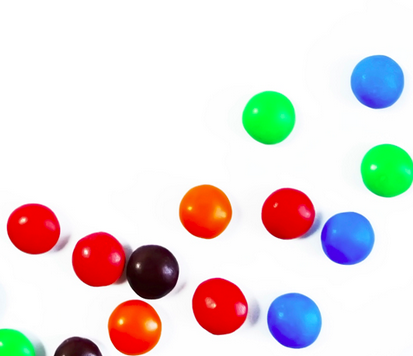
#> input picture data/smarties.png, 413 x 356 px
$ jupyter execute 10_morphological_transformations.ipynb
#> lines starting #> are read from the running program, lines starting #| are printed output that depends on the picture; after the words box and inside, x2 and y2 are one past the last pixel; in counts of white or black regions, pixels touching at a corner belong together
Morphological transformations are a set of operations commonly used in image processing for modifying the structure of elements in an image. These operations are based on the shape or morphology of the features in an image rather than the numerical pixel values.

1.Erosion: This operation shrinks the boundaries of foreground objects in an image, effectively removing small white noises, detaching two connected objects, and breaking down bridges between the objects.<br>
2.Dilation: Dilation is the opposite of erosion. It enlarges the boundaries of foreground objects in an image, effectively joining broken parts of an object and increasing the object area.<br>
3.Opening: Opening is a combination of erosion followed by dilation. It is useful for removing noise from the foreground of an image while preserving the overall shape and size of the objects.<br>
4.Closing: Closing is a combination of dilation followed by erosion. It is useful for closing small holes in the foreground objects or for connecting objects that are almost touching.<br>
5.Morphological Gradient: This operation computes the difference between dilation and erosion of an image. It is useful for extracting the outline of objects.<br>
6.Top Hat: Top hat is the difference between the input image and its opening. It is useful for enhancing bright regions on dark backgrounds.<br>
7.Black Hat: Black hat is the difference between the closing of the input image and the input image itself. It is useful for enhancing dark regions on bright backgrounds.<br>

[cell 1]
import cv2
import numpy as np
from matplotlib import pyplot as plt

[cell 2]
img=cv2.imread("data/smarties.png",cv2.IMREAD_GRAYSCALE)
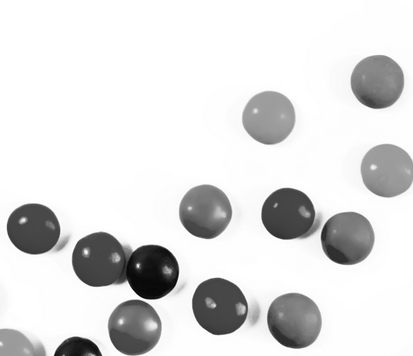
#> img: shape (356, 413); min 4, max 255, mean 222.6
_,th1=cv2.threshold(img,220,255,cv2.THRESH_BINARY_INV)
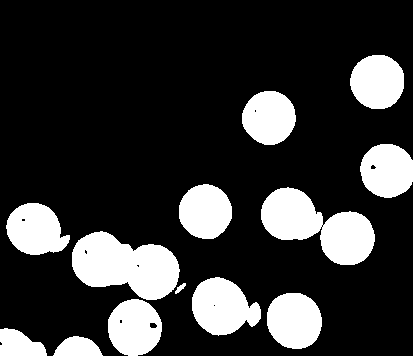
#> th1: shape (356, 413); 20.9% white; 13 white regions, largest, box (x1, y1, x2, y2) and area: (72, 231, 180, 300) 4953, (261, 187, 375, 265) 4823, (192, 277, 261, 336) 2806

title=["image","mask"]
images=[img,th1]
for i in range(2):
    plt.subplot(1,2,i+1),plt.imshow(images[i],'gray')
    plt.title(title[i])
    plt.xticks([]),plt.yticks([])
plt.show()
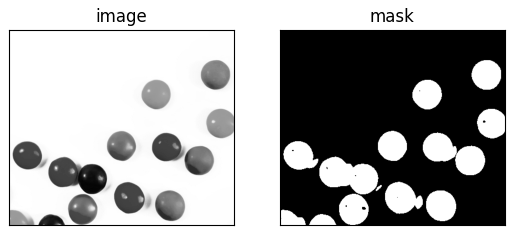
#> figure drawn by matplotlib, 2 panels

#### removing black dots

### dialation

[cell 3]
img=cv2.imread("data/smarties.png",cv2.IMREAD_GRAYSCALE)
_,th1=cv2.threshold(img,220,255,cv2.THRESH_BINARY_INV)
kernal=np.ones((2,2),np.uint8)
dil=cv2.dilate(th1,kernal,iterations=3)
#> dil: shape (356, 413); 23.7% white; 11 white regions, largest, box (x1, y1, x2, y2) and area: (72, 231, 189, 356) 8329, (261, 187, 378, 268) 5486, (192, 277, 264, 339) 3232
title=["image","mask","dilation"]
images=[img,th1,dil]
for i in range(3):
    plt.subplot(1,3,i+1),plt.imshow(images[i],'gray')
    plt.title(title[i])
    plt.xticks([]),plt.yticks([])
plt.show()

#### some black dots removed
iterations

### erotion

[cell 4]
img=cv2.imread("data/smarties.png",cv2.IMREAD_GRAYSCALE)
_,th1=cv2.threshold(img,220,255,cv2.THRESH_BINARY_INV)
kernal=np.ones((4,4),np.uint8)

dil=cv2.dilate(th1,kernal,iterations=3)
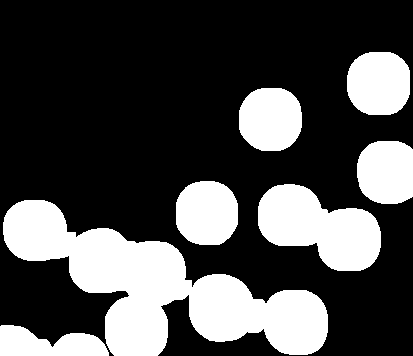
#> dil: shape (356, 413); 29.5% white; 7 white regions, largest, box (x1, y1, x2, y2) and area: (3, 200, 328, 356) 21040, (258, 184, 381, 271) 6790, (347, 52, 410, 115) 3381

ero=cv2.erode(th1,kernal,iterations=1)
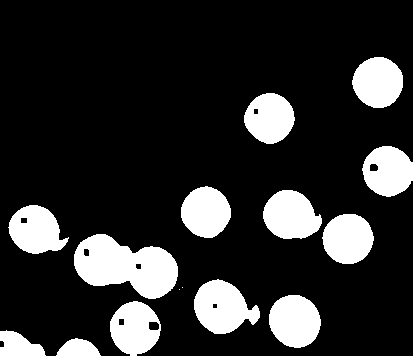
#> ero: shape (356, 413); 17.9% white; 15 white regions (2 under 20 px), largest, box (x1, y1, x2, y2) and area: (74, 234, 178, 299) 4347, (194, 279, 260, 334) 2381, (269, 295, 321, 348) 2146

title=["image","mask","dilation","erosion"]
images=[img,th1,dil,ero]
for i in range(4):
    plt.subplot(2,3,i+1),plt.imshow(images[i],'gray')
    plt.title(title[i])
    plt.xticks([]),plt.yticks([])
plt.show()

### opening

[cell 5]
img=cv2.imread("data/smarties.png",cv2.IMREAD_GRAYSCALE)
_,th1=cv2.threshold(img,220,255,cv2.THRESH_BINARY_INV)
kernal=np.ones((4,4),np.uint8)

dil=cv2.dilate(th1,kernal,iterations=3)
ero=cv2.erode(th1,kernal,iterations=1)

opening=cv2.morphologyEx(th1,cv2.MORPH_OPEN,kernal)
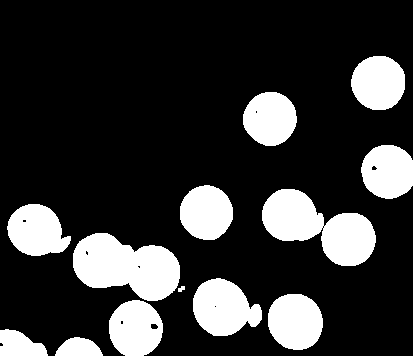
#> opening: shape (356, 413); 20.8% white; 13 white regions, largest, box (x1, y1, x2, y2) and area: (73, 233, 180, 301) 4947, (262, 189, 376, 266) 4819, (193, 278, 262, 336) 2801

title=["image","mask","dilation","erosion","opening"]
images=[img,th1,dil,ero,opening]
for i in range(5):
    plt.subplot(2,3,i+1),plt.imshow(images[i],'gray')
    plt.title(title[i])
    plt.xticks([]),plt.yticks([])
plt.show()

[cell 6]
img=cv2.imread("data/smarties.png",cv2.IMREAD_GRAYSCALE)
_,th1=cv2.threshold(img,220,255,cv2.THRESH_BINARY_INV)
kernal=np.ones((4,4),np.uint8)

dil=cv2.dilate(th1,kernal,iterations=3)
ero=cv2.erode(th1,kernal,iterations=1)
opening=cv2.morphologyEx(th1,cv2.MORPH_OPEN,kernal)

close=cv2.morphologyEx(th1,cv2.MORPH_CLOSE,kernal)
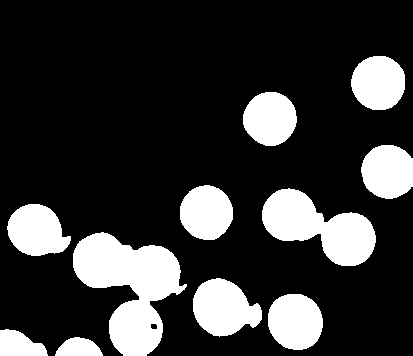
#> close: shape (356, 413); 20.9% white; 11 white regions, largest, box (x1, y1, x2, y2) and area: (73, 232, 187, 356) 7465, (262, 188, 376, 266) 4847, (193, 278, 262, 337) 2818

title=["image","mask","dilation","erosion","opening","close"]
images=[img,th1,dil,ero,opening,close]
for i in range(6):
    plt.subplot(2,3,i+1),plt.imshow(images[i],'gray')
    plt.title(title[i])
    plt.xticks([]),plt.yticks([])
plt.show()

### morphological gradient

[cell 7]
img=cv2.imread("data/smarties.png",cv2.IMREAD_GRAYSCALE)
_,th1=cv2.threshold(img,220,255,cv2.THRESH_BINARY_INV)
kernal=np.ones((4,4),np.uint8)

dil=cv2.dilate(th1,kernal,iterations=3)
ero=cv2.erode(th1,kernal,iterations=1)
opening=cv2.morphologyEx(th1,cv2.MORPH_OPEN,kernal)
close=cv2.morphologyEx(th1,cv2.MORPH_CLOSE,kernal)

mg=cv2.morphologyEx(th1,cv2.MORPH_GRADIENT,kernal)
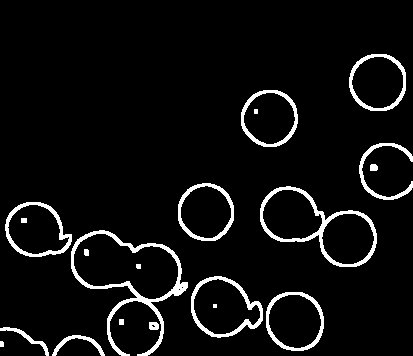
#> mg: shape (356, 413); 5.9% white; 20 white regions (1 under 20 px), largest, box (x1, y1, x2, y2) and area: (71, 230, 188, 356) 1850, (260, 186, 377, 267) 1324, (191, 276, 263, 338) 835
th=cv2.morphologyEx(th1,cv2.MORPH_TOPHAT,kernal)
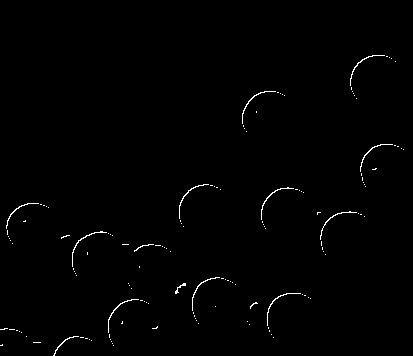
#> th: shape (356, 413); 0.73% white in thin lines or dots, all inside (x1, y1, x2, y2) = (0, 55, 404, 356)
bh=cv2.morphologyEx(th1,cv2.MORPH_BLACKHAT,kernal)
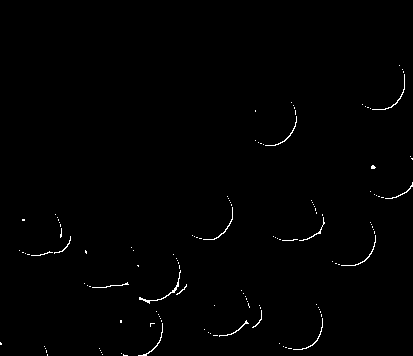
#> bh: shape (356, 413); 0.7% white in thin lines or dots, all inside (x1, y1, x2, y2) = (0, 65, 413, 356)

title=["image","mask","dilation","erosion","opening","close","morph grad","morph tophat","morph blackhat"]
images=[img,th1,dil,ero,opening,close,mg,th,bh]
for i in range(9):
    plt.subplot(3,3,i+1),plt.imshow(images[i],'gray')
    plt.title(title[i])
    plt.xticks([]),plt.yticks([])
plt.show()
